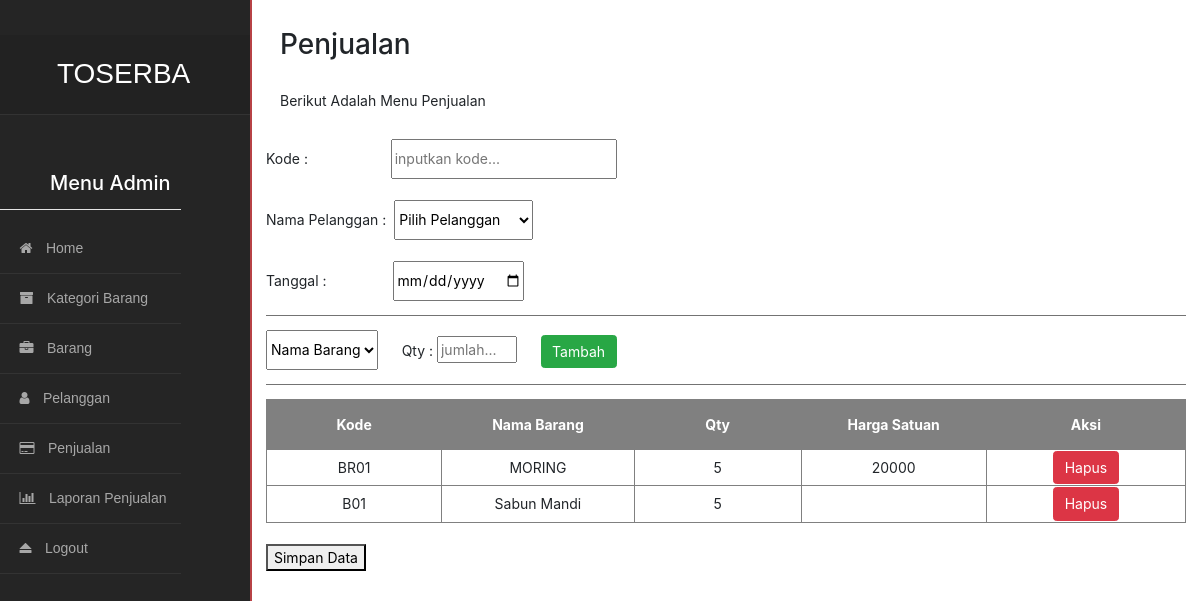
The app's page /dashboard/index.php?menu=penjualan (signed in) with its own data.
### tables this page shows
CREATE TABLE `keranjang` (
  `id` int(11) NOT NULL,
  `kode` varchar(100) NOT NULL,
  `nama_pelanggan` varchar(100) NOT NULL,
  `nama_barang` varchar(200) NOT NULL,
  `qty` int(11) NOT NULL,
  `harga_satuan` int(11) DEFAULT NULL,
  `tanggal` date DEFAULT NULL
);

### functions.php (called while the page is built, shortened)
<?php
$conn = mysqli_connect("localhost", "root", "", "toserba");
function query($query)
{
    global $conn;
    $hasil = mysqli_query($conn, $query);
    $kotak = [];
    while ($data = mysqli_fetch_assoc($hasil)) {
        $kotak[] = $data;
    }
    return $kotak;
}

### dashboard/penjualan.php (the view, shortened to what this page needs)
<?php
require '../functions.php';
$datas = query("SELECT * FROM keranjang");
?>
<div style="padding:1rem">
    <h2>Penjualan</h2><br>
    <p>Berikut Adalah Menu Penjualan</p>
</div>
<form action="" method="post">
    <label for="kode">Kode : </label>
    &nbsp;&nbsp;&nbsp;&nbsp;&nbsp;&nbsp;&nbsp;&nbsp;&nbsp;&nbsp;&nbsp;&nbsp;&nbsp;&nbsp;&nbsp;&nbsp;&nbsp;&nbsp;&nbsp;&nbsp;<input style="height:40px;" type="text" placeholder="inputkan kode..." name="kode" id="kode">
    <br>
    <br>
    <label for="namaPel">Nama Pelanggan : </label>
    &nbsp;<select style="height:40px;" name="namapelanggan">
        <option>Pilih Pelanggan</option>
    </select>
    <br>
    <br>
    <label for="tanggal">Tanggal : </label>
    &nbsp;&nbsp;&nbsp;&nbsp;&nbsp;&nbsp;&nbsp;&nbsp;&nbsp;&nbsp;&nbsp;&nbsp;&nbsp;&nbsp;&nbsp;&nbsp;<input type="date" name="tanggal" id="tanggal" style="height:40px;">
    <hr style="background-color:gray;">
    <div class="inputan">
        <select style="height:40px;" name="barang">
            <option>Nama Barang</option>
        </select> &nbsp;&nbsp;&nbsp;&nbsp; Qty : <input type="number" name="qty" placeholder="jumlah..." style="width:80px;"> &nbsp;&nbsp;&nbsp;&nbsp;
        <button type="submit" id="tambah" name="tambah" class="btn btn-success">Tambah</button>
    </div>
    <hr style="background-color:gray;">
    <div style="width:100%; height:600px; overflow:auto;">
        <table id="example" class="display nowrap" style="width:100%" border="1">
            <thead>
                <th>Kode</th>
                <th>Nama Barang</th>
                <th>Qty</th>
                <th>Harga Satuan</th>
                <th>Aksi</th>
            </thead>
            <tbody>
                <?php foreach ($datas as $data) : ?>
                    <tr>
                        <td><?= $data['kode']; ?></td>
                        <td><?= $data['nama_barang']; ?></td>
                        <td><?= $data['qty']; ?></td>
                        <td><?= $data['harga_satuan']; ?></td>
                        <td>
                            <button type="button" class="btn btn-danger"><a href="hapus/hapus_keranjang.php?id=<?= $data['id']; ?>">Hapus</a></button>
                        </td>
                    </tr>
                <?php endforeach; ?>
            </tbody>
        </table>
        <br>
        <button>Simpan Data</button>
    </div>
</form>

### dashboard/css/b4.side-bar.css (style rules this page uses)
html, body { position: relative; min-height: 100%; font-size: 14px; }

### dashboard/penjualan.php (style rules this page uses)
table, th { text-align: center; width: 700px; }
th { background-color: gray; }
a { color: white; text-decoration: none !important; }
th { height: 50px; color: white; }

### records on screen
keranjang: kode "BR01", nama_barang "MORING", qty "5", harga_satuan "20000"
keranjang: kode "B01", nama_barang "Sabun Mandi", qty "5"
